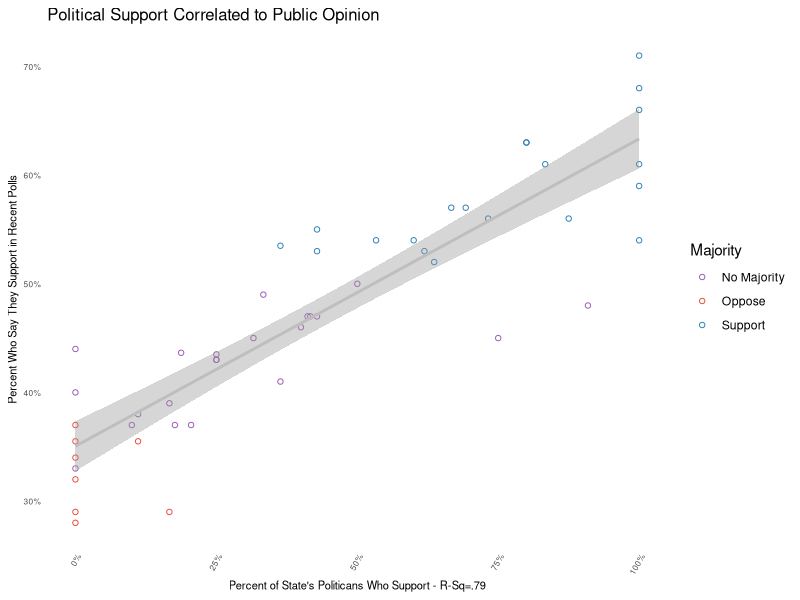
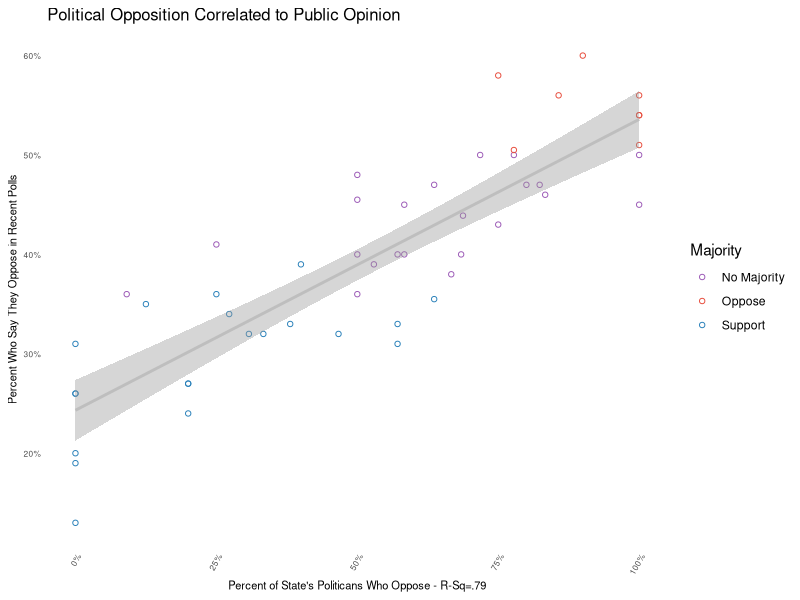
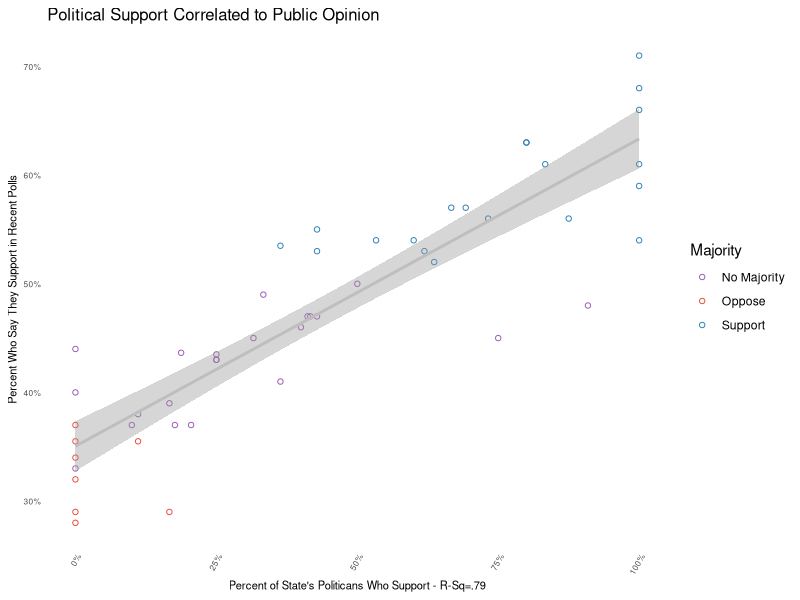
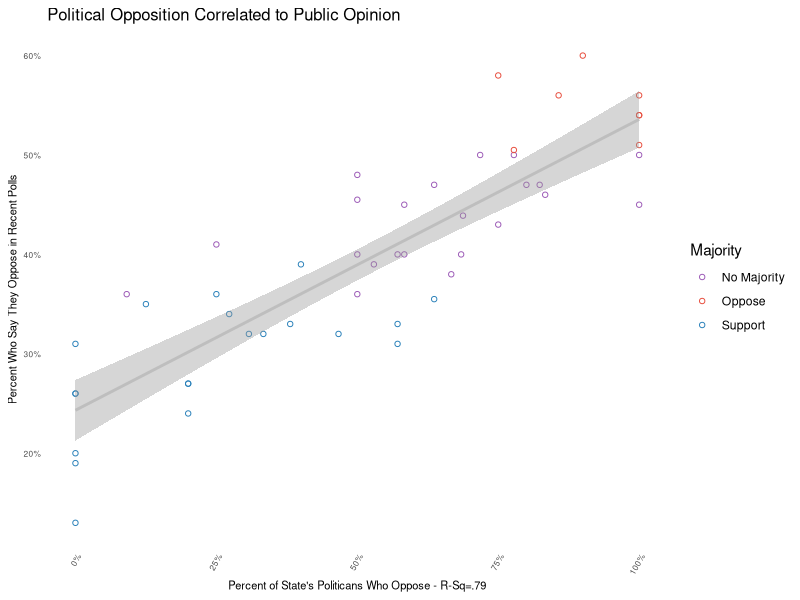

Write the R code that produced these figures, in order. (Note: this script raises an error after producing the figures.)
# Politicians For and Against Gay Marriage
# Created by Daniel Hadley to analyze the support for gay marriage
# Nov, 2014
setwd("/Users/dphnrome/Documents/Git/SameSexMarriage/")
# setwd("C:/Users/dhadley/Documents/GitHub/SameSexMarriage")


#### Load packages and data ####
library(XML)
library(ggplot2)
library(maps)
library(reshape2)
library(plyr)
library(stringr)
library(scales)

# congress data: https://www.govtrack.us/data/congress-legislators/
congress <- read.csv("./data/legislators-current.csv")
abbreviations <- read.csv("./data//us_states.csv", header=F)
congress <- merge(congress, abbreviations, by.x="state", by.y="V3", all.x=T)
remove(abbreviations)

# More congress data: https://sunlightlabs.github.io/congress/#legislator-spreadsheet
congressSunlight <- read.csv("./data//legislators-sunlight.csv")

# House data scrapped from: 
# wikipedia.org/wiki/Current_members_of_the_United_States_House_of_Representatives
house <- read.csv("./data//HouseOfReps.csv")
house$Name <- as.character(house$Name)
house$Name <- substring(house$Name, ((nchar(house$Name)/2)+2))

# States data from https://www.census.gov/popest/data/state/asrh/2013/files/SCPRC-EST2013-18+POP-RES.csv
# Population for 18+
# stopped using this because population is not a useful denominator
# Now just used to make the list for wikipedia mining
states <- read.csv("./data/States.csv")

# Data created from MungeData script
PollsByState <- read.csv("./data//PollsByState.csv")
PolsByState <- read.csv("./data/PolsByState.csv")

SupportersFinal <- read.csv("./data//SupportersFinal.csv")
OpponentsFinal <- read.csv("./data/OpponentsFinal.csv")


#### Prepares data for visualizations #####

d <- merge(PollsByState, PolsByState, by.x="state", by.y="State")
d <- merge(d, states, by.x="state", by.y="NAME")

d$Majority <- ifelse(d$support > 50, "Support",
                     ifelse(d$X..opposition > 50, "Oppose", "No Majority"))

# add my theme and favorite colors
lime_green = "#2ecc71"
soft_blue = "#3498db"
pinkish_red = "#e74c3c"
purple = "#9b59b6"
teele = "#1abc9c"
nice_blue = "#2980b9"

my.theme <- 
  theme(#plot.background = element_rect(fill="white"), # Remove background
    panel.grid.major = element_blank(), # Remove gridlines
    # panel.grid.minor = element_blank(), # Remove more gridlines
    # panel.border = element_blank(), # Remove border
    panel.background = element_blank(), # Remove more background
    axis.ticks = element_blank(), # Remove axis ticks
    axis.text=element_text(size=6), # Enlarge axis text font
    axis.title=element_text(size=8), # Enlarge axis title font
    plot.title=element_text(size=12) # Enlarge, left-align title
    ,axis.text.x = element_text(angle=60, hjust = 1) # Uncomment if X-axis unreadable 
  )


summary(lm(d$PercOfPolsSupp ~ d$support))$r.squared 
ggplot(d, aes(x=d$PercOfPolsSupp, 
                y=(d$support / 100), color=Majority)) +
  geom_point(shape=1) + #scale_x_log10() +
  scale_color_manual(values = c(purple, pinkish_red, nice_blue)) +
  geom_smooth(method=lm, color = "grey") +
  my.theme + ggtitle("Political Support Correlated to Public Opinion") + 
  xlab("Percent of State's Politicans Who Support - R-Sq=.79")+
  ylab("Percent Who Say They Support in Recent Polls") +
  scale_y_continuous(labels = percent) +
  scale_x_continuous(labels = percent)

ggsave("./plots/plot01.png", dpi=300, width=5, height=4)


ggplot(d, aes(x=d$PercOfPolsOpp, 
              y=(d$X..opposition / 100), color=Majority)) +
  geom_point(shape=1) + #scale_x_log10() +
  scale_color_manual(values = c(purple, pinkish_red, nice_blue)) +
  geom_smooth(method=lm, color = "grey") +
  my.theme + ggtitle("Political Opposition Correlated to Public Opinion") + 
  xlab("Percent of State's Politicans Who Oppose - R-Sq=.79")+
  ylab("Percent Who Say They Oppose in Recent Polls") +
  scale_y_continuous(labels = percent) +
  scale_x_continuous(labels = percent)

ggsave("./plots/plot02.png", dpi=300, width=5, height=4)


d.top <- d[which(d$PercOfPolsOpp == 1),]
ggplot(d.top, aes(x=reorder(d.top$state, -d.top$POPEST18PLUS2013), y=d.top$POPEST18PLUS2013)) + geom_bar(colour="white", fill=pinkish_red) + 
  my.theme + ggtitle("All States Where 100% of Politicans Oppose") + xlab("State")+
  ylab("18+ Population") + 
  scale_y_continuous(labels = comma)

ggsave("./plots/plot03.png", dpi=300, width=5, height=4)


d.top <- d[which(d$PercOfPolsSupp == 1),]
ggplot(d.top, aes(x=reorder(d.top$state, -d.top$POPEST18PLUS2013), y=d.top$POPEST18PLUS2013)) + 
  geom_bar(colour="white", fill=soft_blue) + 
  my.theme + ggtitle("All States Where 100% of Politicans Support") + xlab("State")+
  ylab("18+ Population") + 
  scale_y_continuous(labels = comma)

ggsave("./plots/plot04.png", dpi=300, width=5, height=4)


ggplot(d, aes(x=(d$support / 100))) + geom_histogram(colour="white", fill=teele, binwidth = .05) + 
  my.theme + ggtitle("Public Support for Gay Marriage") + 
  xlab("Percent of State Who Say They Support")+
  ylab("Number of States") + 
  scale_x_continuous(labels = percent)

ggsave("./plots/plot05.png", dpi=300, width=5, height=4)


ggplot(d, aes(x=d$PercOfPolsSupp)) + geom_histogram(colour="white", fill=teele, binwidth = .1) + 
  my.theme + ggtitle("Political Support for Gay Marriage") + 
  xlab("% of State Politicians Who Support")+
  ylab("Number of States") + 
  scale_x_continuous(labels = percent)

ggsave("./plots/plot06.png", dpi=300, width=5, height=4)


d.top <- d[which(d$GovsOppose == 1 & d$support > 50),]
ggplot(d.top, aes(x=reorder(d.top$state, -d.top$POPEST18PLUS2013), y=d.top$POPEST18PLUS2013)) + geom_bar(colour="white", fill=pinkish_red) + 
  my.theme + ggtitle("Governor Opposes But the Majority Support") + xlab("State")+
  ylab("18+ Population") + 
  scale_y_continuous(labels = comma)

ggsave("./plots/plot07.png", dpi=300, width=5, height=4)


d.top <- d[which(d$SenatorsOppose >= 1 & d$support > 50),]
ggplot(d.top, aes(x=reorder(d.top$state, -d.top$POPEST18PLUS2013), y=d.top$POPEST18PLUS2013)) + geom_bar(colour="white", fill=pinkish_red) + 
  my.theme + ggtitle("A Senator Opposes But the Majority Support") + xlab("State")+
  ylab("18+ Population") + 
  scale_y_continuous(labels = comma)

ggsave("./plots/plot08.png", dpi=300, width=5, height=4)
